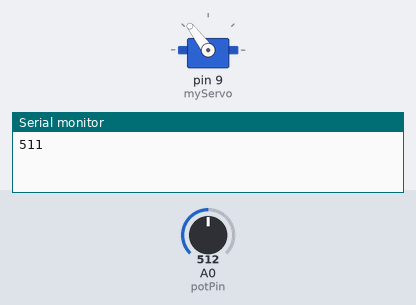
A sketch run on a simulated Arduino Uno, built with avr-gcc and run on an emulated ATmega328P. Shown: servo, the last lines printed to the serial monitor. The test bench sets the inputs (shaded band); at power-on: A0 (potPin) = 512.

Above: at 1.2 s.
1.3 s: A0 (potPin) set to 716
At 1.97 s:
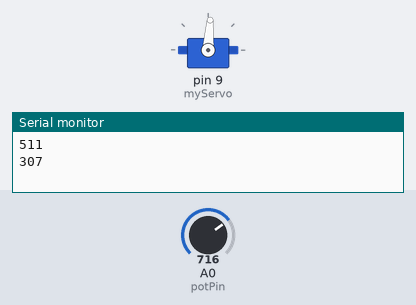
4.3 s: A0 (potPin) set to 933
At 6.26 s:
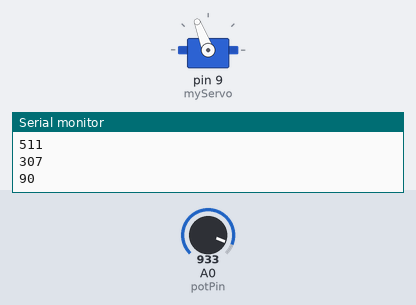
7.3 s: A0 (potPin) set to 949
Timing chart, 0 to 10.3 s (numbered marks = the images above; inputs shaded):
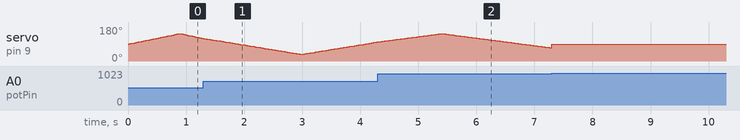

The sketch:

SNO_arduinocode.ino
```cpp
#include <Servo.h>

Servo myServo;
const int potPin = A0; // 电位器引脚A0

// 舵机推杆
int potValue = 0;
int controlValue = 0;
int angle = 90;
int direction = 1;
unsigned long previousServoMillis = 0;

// 摆动幅度
const int SERVO_CENTER = 90;
const int SERVO_AMPLITUDE = 55;   // 这里可以调整
const int SERVO_MIN = SERVO_CENTER - SERVO_AMPLITUDE;
const int SERVO_MAX = SERVO_CENTER + SERVO_AMPLITUDE;

const int REST_THRESHOLD = 80;

// Unity通信！
int lastValue = -1;
unsigned long previousUnityMillis = 0;
const int unityInterval = 30;

void setup() {
  Serial.begin(9600);
  myServo.attach(9);
  pinMode(potPin, INPUT);
  myServo.write(90);
}

void loop() {
  // 1. 读取原始值
  potValue = analogRead(potPin);

  controlValue = 1023 - potValue;

  unsigned long currentMillis = millis();

  // ==================== 🛠️ 第一部分：Unity 串口发送逻辑 ====================
  if (currentMillis - previousUnityMillis >= unityInterval) {
    previousUnityMillis = currentMillis;
    int sensorValue = controlValue;

    if (abs(sensorValue - lastValue) > 2) {
      Serial.println(sensorValue);
      lastValue = sensorValue;
    }
  }

  // ==================== 🦖 第二部分：大舵机推杆自动旋转逻辑 ====================
  // 旋钮拧回低端时（低于 REST_THRESHOLD），彻底静止并复位到中心 90 度
  if (controlValue <= REST_THRESHOLD) {
    angle = SERVO_CENTER;
    direction = 1;
    myServo.write(SERVO_CENTER);
    return;
  }

  // 防止顺时针拧到底时的极限跳变
  int safeControlValue = controlValue;
  if (safeControlValue > 980) {
    safeControlValue = 980;
  }

  // 映射速度：controlValue 越大 延迟越短，推杆运动越狂暴
  int speedDelay = map(safeControlValue, 41, 980, 25, 6);

  // 舵机专属的时间电闸
  if (currentMillis - previousServoMillis >= speedDelay) {
    previousServoMillis = currentMillis;

    angle += direction;

    // 小幅摆动范围（以 90 度为中心，上下各 SERVO_AMPLITUDE 度）
    if (angle >= SERVO_MAX) direction = -1;
    if (angle <= SERVO_MIN) direction = 1;

    myServo.write(angle);
  }
}
```
